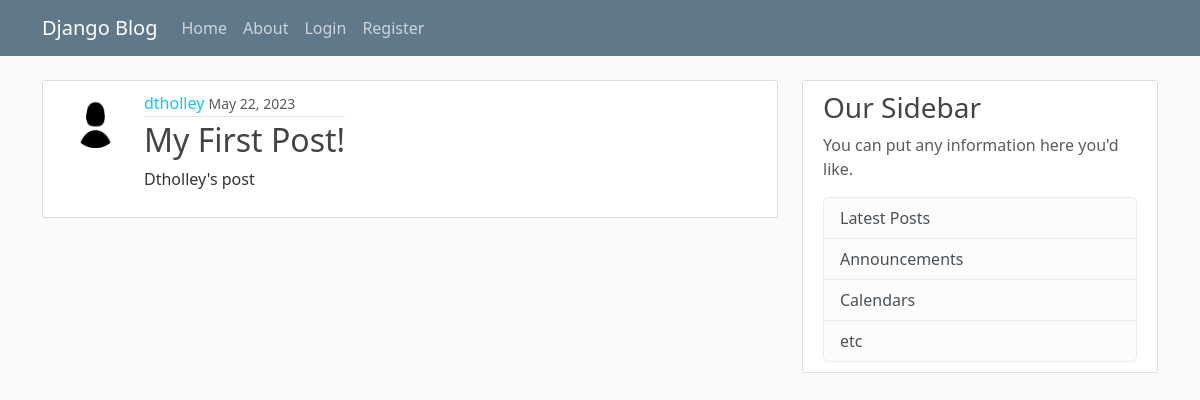
/post/5/, run on the app's committed database.
### blog/models.py (models this page shows, shortened)
class Post(models.Model):
    title = models.CharField(max_length=100)
    content = models.TextField()
    date_posted = models.DateTimeField(default=timezone.now)
    author = models.ForeignKey(User, on_delete=models.CASCADE)

### users/models.py (models this page shows, shortened)
class Profile(models.Model):
    user = models.OneToOneField(User, on_delete=models.CASCADE)
    image = models.ImageField(default="default.jpg", upload_to="profile_pics")

### blog/views.py (the view)
# urls.py: path("post/<int:pk>/", PostDetailView.as_view(), name="post-detail"),
class PostDetailView(DetailView):
    model = Post

### blog/templates/blog/post_detail.html (shortened to what this page needs)
{% extends 'blog/base.html' %} {% block content %}
<article class="media content-section d-flex">
  <img
    class="rounded-circle article-img d-flex p-2"
    src="{{object.author.profile.image.url}}"
  />
  <div class="media-body">
    <div class="article-metadata">
      <a class="mr-2 text-decoration-none text-info" href="{%url 'user-posts' object.author.username %}">{{ object.author }}</a>
      <small class="text-muted">{{ object.date_posted|date:"F d, Y" }}</small>
    </div>
    <h2 class="article-title text-decoration-none">{{ object.title }}</h2>
    <p class="article-content">{{ object.content }}</p>
  </div>
</article>
{% endblock content %}

### blog/static/blog/main.css (style rules this page uses)
body { background: #fafafa; color: #333333; margin-top: 5rem; }
h1, h2, h3, h4, h5, h6 { color: #444444; }
.content-section { background: #ffffff; padding: 10px 20px; border: 1px solid #dddddd; border-radius: 3px; margin-bottom: 20px; }
.article-title { color: #444444; }
.article-content { white-space: pre-line; }
.article-img { height: 65px; width: 65px; margin-right: 16px; }
.article-metadata { padding-bottom: 1px; margin-bottom: 4px; border-bottom: 1px solid #e3e3e3 }

### data on the page
Post: author.profile.image (placeholder picture), author "dtholley", date_posted "May 22, 2023", title "My First Post!", content "Dtholley's post"
